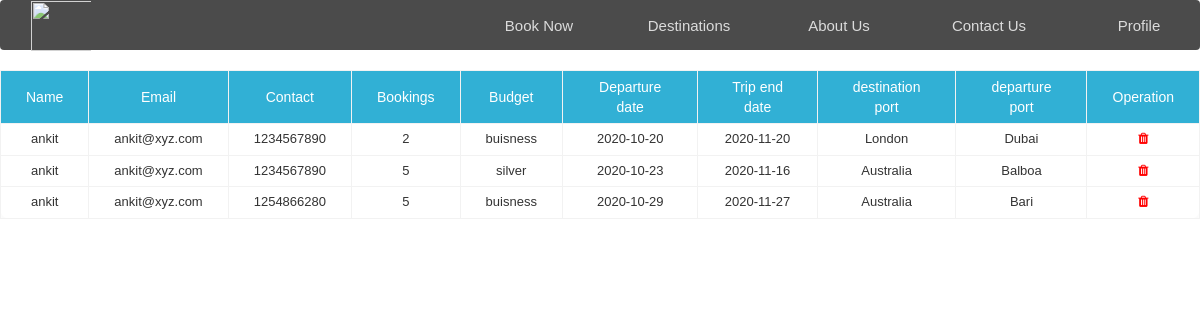
/mybookings.php (signed in), run on the app's committed database.
### tables this page shows
CREATE TABLE IF NOT EXISTS `booknow` (
  `id` int(11) NOT NULL AUTO_INCREMENT,
  `name` varchar(255) NOT NULL,
  `email` varchar(255) NOT NULL,
  `contact` varchar(255) NOT NULL,
  `bookings` varchar(255) NOT NULL,
  `budget` varchar(255) NOT NULL,
  `ddate` varchar(255) NOT NULL,
  `tdate` varchar(255) NOT NULL,
  `desti` varchar(255) NOT NULL,
  `depar` varchar(255) NOT NULL,
  PRIMARY KEY (`id`)
);

### mybookings.php (the view, shortened to what this page needs)
<!DOCTYPE html>
<html lang="en">
    <head>
        <link href="css/bootstrap.css" rel="stylesheet">
        <link rel="stylesheet" href="style.css" type="text/css">
        <link rel="stylesheet" href="https://cdnjs.cloudflare.com/ajax/libs/font-awesome/4.7.0/css/font-awesome.min.css">
    </head>
    <body>
    <div class="main-div">
           <?php
        include 'include/header.php';
        ?>
        <div class="center-div">
            <div class="table-responsive">
                <table>
                    <thead>
                        <tr>
                            <th>Name</th>
                            <th>Email</th>
                            <th>Contact</th>
                            <th>Bookings</th>
                            <th>Budget</th>
                            <th>Departure date</th>
                            <th>Trip end date</th>
                            <th>destination port</th>
                            <th>departure port</th>
                            <th>Operation</th>
                        </tr>
                    </thead>
                    <tbody>
                        <?php
                            include ("include/common.php");
                            $query = mysqli_query($con,"SELECT * FROM booknow WHERE email='" . $_SESSION['email'] . "'");
                            while($res = mysqli_fetch_array($query)){
                                ?>
                            <tr>
                                <td><?php echo $res['name']; ?></td>
                                <td><?php echo $res['email']; ?></td>
                                <td><?php echo $res['contact']; ?></td>
                                <td><?php echo $res['bookings']; ?></td>
                                <td><?php echo $res['budget']; ?></td>
                                <td><?php echo $res['ddate']; ?></td>
                                <td><?php echo $res['tdate']; ?></td>
                                <td><?php echo $res['desti']; ?></td>
                                <td><?php echo $res['depar']; ?></td>
                                <td><a id="delete" href="delete.php?id=<?php echo $res['id']; ?>" data-toggle="tooltip" data-placement="top"  title="DELETE"><i class="fa fa-trash"></i></a></td>
                            </tr>
                        <?php
                            }
                             ?>
                    </tbody>
                </table>
            </div>
        </div>
    </div>
    </body>
</html>

### include/header.php (shortened to what this page needs)
<div class="navbar">
    <a href="index.php"><img  class="logo" src="img/0.jpg"></a>
    <ul class="nav navbar-nav navbar-right " id="mynavbar">
                    <li><a href="booknow.php">Book Now</a></li>
                    <li><a href="view_more.php">Destinations</a>
                    </li>
                    <li><a href="about.php">About Us</a></li>
                    <li><a href="contact-us.php">Contact Us</a></li>
                    <?php
                if (isset($_SESSION['email'])) {
                    ?>
                      <li><a href="profile.php">Profile</a></li>
                    <?php
                } else {
                    ?>
                    <li><a href="login.php">login</a></li>
                    <li><a href="signup.php">signup</a></li>
                    <?php
                    }
                    ?>
                </ul>
</div>

### style.css (style rules this page uses)
* { margin: 0px; padding: 0px; font-family: sans-serif; }
.navbar { width: 100%; height: 40px; background-color: black; opacity: .7; line-height: 40px; }
.logo { width: 90px; height: 50px; padding-left: 30px; }
ul { margin: 0px; padding: 0px; list-style: none; color: white; }
ul li { float: left; width: 150px; height: 40px; opacity: 0.8; line-height: 40px; text-align: center; }
ul li a { text-decoration: none; color: white; display: block; font-size: 15px; }
table { border-collapse: collapse; background-color: #fff; box-shadow: 0 10px 20px 0 rgba(0,0,0,.03); border-radius: 10px; margin: auto; }
th, td { border: 1px solid #f2f2f2 ; padding: 6px 25px; text-align: center; }
th { color: white; background-color: #31b0d5; font-weight: 500; }
td { font-size: 13px; }
.fa { font-size: 30px; }
.fa-trash { color: #ff0000; size: 20px; }

### data on the page
booknow: name "ankit", email "ankit@xyz.com", contact "1234567890", bookings "2", budget "buisness", ddate "2020-10-20", tdate "2020-11-20", desti "London", depar "Dubai"
booknow: name "ankit", email "ankit@xyz.com", contact "1234567890", bookings "5", budget "silver", ddate "2020-10-23", tdate "2020-11-16", desti "Australia", depar "Balboa"
booknow: name "ankit", email "ankit@xyz.com", contact "1254866280", bookings "5", budget "buisness", ddate "2020-10-29", tdate "2020-11-27", desti "Australia", depar "Bari"
